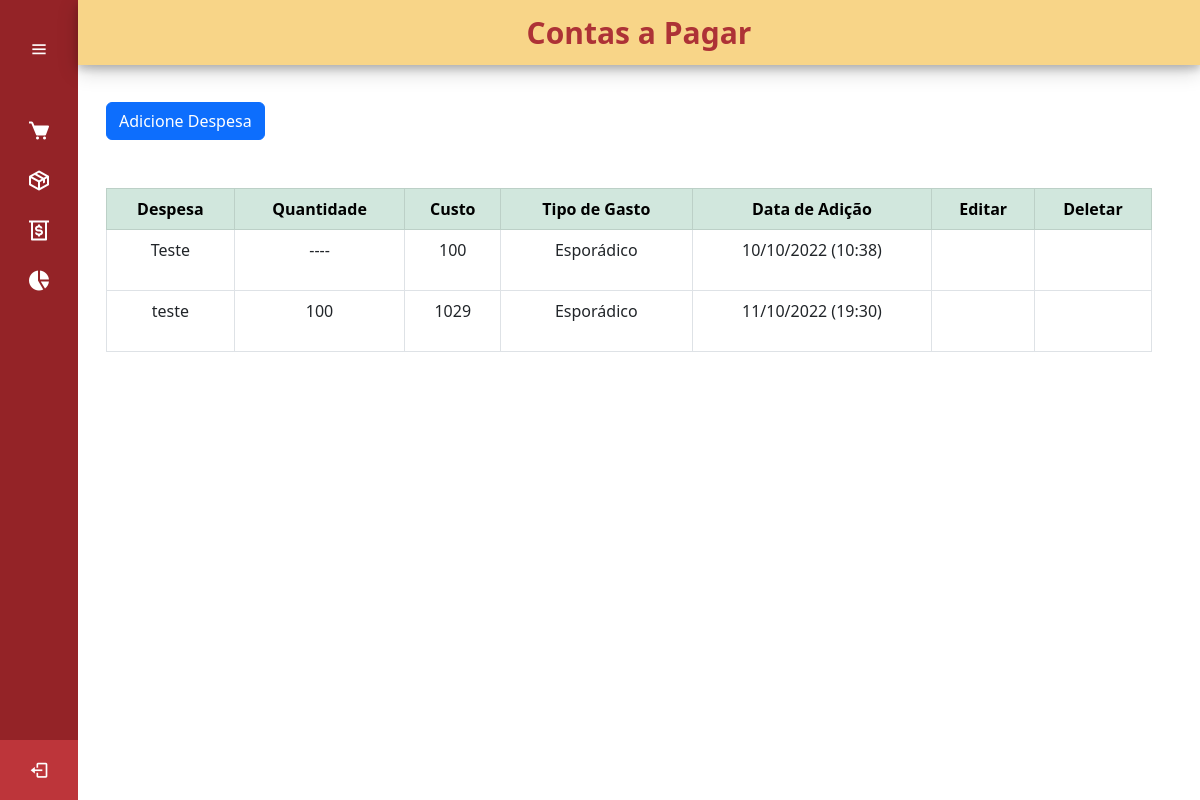
/gastos (signed in), run on the app's committed database.
### cadastro/models.py (models this page shows, shortened)
class ListaDespesas(models.Model):
    GASTO = (
        ('Semanal', 'Semanal'),
        ('Mensal', 'Mensal'),
        ('Esporádico', 'Esporádico'),
    )
    nome_despesa = models.CharField(max_length=50, verbose_name='Despesas')
    quantidade_despesa = models.CharField(max_length=50, verbose_name='Qntd.')
    custo = models.IntegerField(verbose_name='Custo')
    tipo_gasto = models.CharField(max_length=50, choices= GASTO, verbose_name='Tipo de Gasto')
    data_atualizacao = models.DateTimeField(auto_now_add=True)
    nota_despesa = models.TextField(null = True)

### cadastro/views.py (the view)
# urls.py: path('gastos', views.despesa_List, name='gastos'),
def despesa_List(request):
    despesa_list = ListaDespesas.objects.all()
    return render(request, "paginas/gastos.html", {'despesas': despesa_list })

### paginas/templates/paginas/gastos.html (shortened to what this page needs)
{% extends 'paginas/modelo.html' %}
{% load static %}
{% block conteudo %}
<div class="home_content" style="top: 30px">
    <div class="conteudo_pagina">
        <div class="container">
            <br><br><br>
            <button type="button" class="btn btn-primary" data-bs-toggle="modal" data-bs-target="#addModal">
                Adicione Despesa
            </button>
            <br><br><br>
            <table class="table table-bordered" id="example" style="text-align: center ;">
                <thead class="table-success">
                    <tr>
                        <th>Despesa</th>
                        <th>Quantidade</th>
                        <th>Custo</th>
                        <th>Tipo de Gasto</th>
                        <th>Data de Adição</th>
                        <th>Editar</th>
                        <th>Deletar</th>
                    </tr>
                </thead>
                {% for despesa in despesas %}
                <tr>
                    <td>{{ despesa.nome_despesa }}</td>
                    <td>{{ despesa.quantidade_despesa }}</td>
                    <td>{{ despesa.custo }}</td>
                    <td>{{ despesa.tipo_gasto}}</td>
                    <td>{{ despesa.data_atualizacao | date:'d/m/Y (H:i)' }}</td>
                    <td>
                        <a class="btn btn-sucess text-center" title="Editar Despesa" data-bs-toggle="modal"
                            data-bs-target="#editModal{{ despesa.id }}">
                            <box-icon name='edit'></box-icon>
                        </a>
                    </td>
                    <td>
                        <a class="btn text-center" title="Deletar Despesa" data-bs-toggle="modal"
                        data-bs-target="#deleteModal{{ despesa.id }}">
                            <box-icon name='trash'></box-icon>
                        </a>
                    </td>
                </tr>
                {% endfor %}
            </table>
        </div>
    </div>
</div>
{% endblock %}

### static/css/styles.css (style rules this page uses)
.home_content { height: calc(100% - 60px); width: calc(100% - 98px); position: absolute; top: 78px; left: 78px; transition: all 0.5s ease; padding: 0 16px; }

### data on the page
ListaDespesas: nome_despesa "Teste", quantidade_despesa "----", custo "100", tipo_gasto "Esporádico", data_atualizacao "10/10/2022 (10:38)"
ListaDespesas: nome_despesa "teste", quantidade_despesa "100", custo "1029", tipo_gasto "Esporádico", data_atualizacao "11/10/2022 (19:30)"
